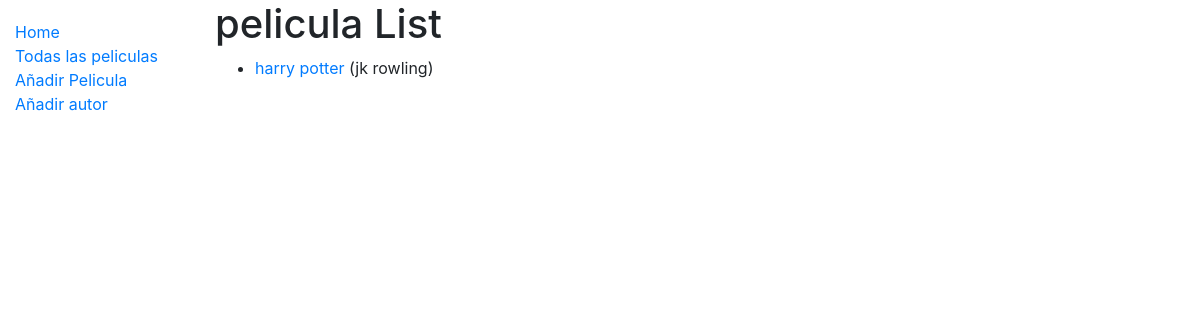
/catalog/peliculas/, run on an earlier commit of the app's database.
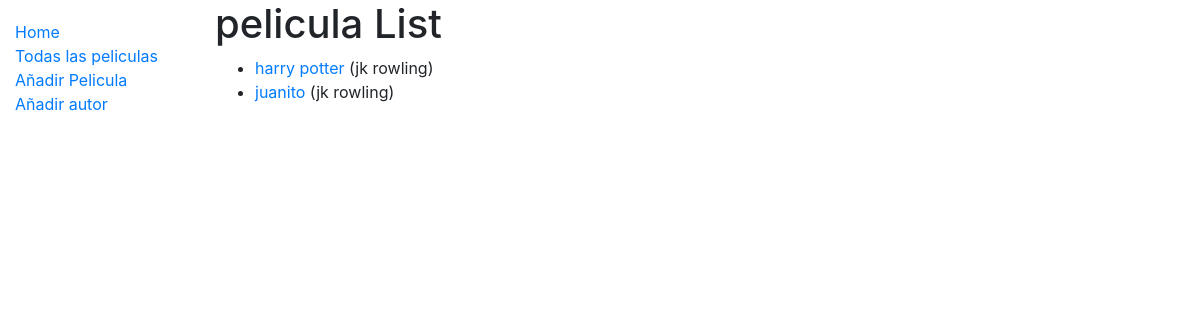
And on a later commit of the database.
### catalog/models.py (models this page shows, shortened)
class pelicula(models.Model):
	nombre_pelicula = models.CharField(max_length=200)
	autor = models.ForeignKey('Autor',on_delete=models.SET_NULL,null=True)
	summary = models.TextField(max_length=1000,help_text='Ingrese informacion de la pelicula')
	genre = models.ManyToManyField(Genre)
	def get_absolute_url(self):
		return reverse("pelicula-detail", args=[str(self.id)])

class Autor(models.Model):
	nombre_author = models.CharField(max_length=50)
	def __str__(self):
		return self.nombre_author

### catalog/views.py (the view)
# urls.py: path('peliculas/', views.peliculaListView.as_view(),name='peliculas'),
class peliculaListView(generic.ListView):
    model = pelicula
    paginate_by = 10

### catalog/templates/catalog/pelicula_list.html
{% extends "base_generic.html" %}
{% block content %}
    <h1>pelicula List</h1>
    {% if pelicula_list %}
    <ul>
      {% for pelicula in pelicula_list %}
      <li>
        <a href="{{ pelicula.get_absolute_url }}">{{ pelicula.nombre_pelicula }}</a> ({{pelicula.autor}})
      </li>
      {% endfor %}
    </ul>
    {% else %}
      <p>There are no peli in the library.</p>
    {% endif %}
{% endblock %}

### catalog/templates/base_generic.html (shortened to what this page needs)
<!DOCTYPE html>
<html lang="en">
<head>
  <link rel="stylesheet" href="https://stackpath.bootstrapcdn.com/bootstrap/4.1.3/css/bootstrap.min.css">
  {% load static %}
  <link rel="stylesheet" href="{% static 'css/styles.css' %}">
</head>
<body>
<div class="container-fluid">
<div class="row">
  <div class="col-sm-2">
    {% block sidebar %}
    <ul class="sidebar-nav">
        <li><a href="{% url 'index' %}">Home</a></li>
        <li><a href="{% url 'peliculas' %}">Todas las peliculas</a></li>
        <li><a href="{% url 'pelicula-create' %}">Añadir Pelicula</a></li>
        <li><a href="{% url 'autor_create' %}">Añadir autor</a></li>
    </ul>
    {% endblock %}
  </div>
        <div class="col-sm-10">
            {% block content %}{% endblock %}
        </div>
    </div>
  </div>
  </body>
</html>

### catalog/static/css/styles.css (style rules this page uses)
.sidebar-nav { margin-top:20px; padding: 0; list-style: none; }

What changed in the data, as far as the page shows it:
added pelicula: nombre_pelicula "juanito", autor "jk rowling"
